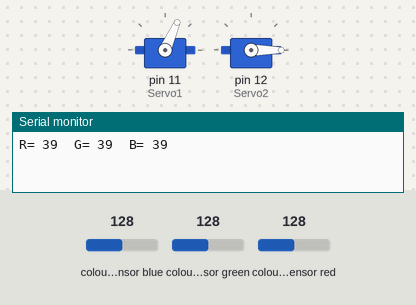
This sketch was run on a simulated Arduino Uno, built with avr-gcc and run on an emulated ATmega328P. Shown: 2 × servo, the last lines printed to the serial monitor. Wiring (inferred from the names in the program): TCS3200 colour sensor: output pin 6; S2 pin 4; S3 pin 5; S0 pin 2; S1 pin 3. The inputs (shaded band) are chosen by the test bench; at power-on: colour sensor blue 128, colour sensor green 128, colour sensor red 128.

Above: at 6.2 s.
6.3 s: colour sensor blue set to 60
At 7.4 s:
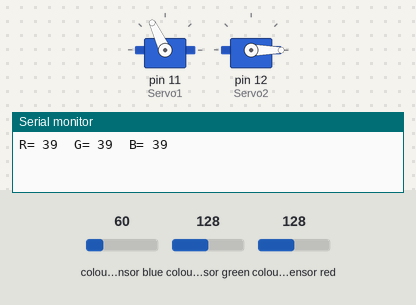
9.3 s: colour sensor blue set to 51
At 12.1 s:
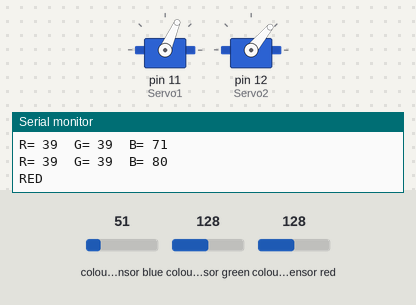
12.3 s: colour sensor green set to 27
15.3 s: colour sensor green set to 21
At 18.1 s:
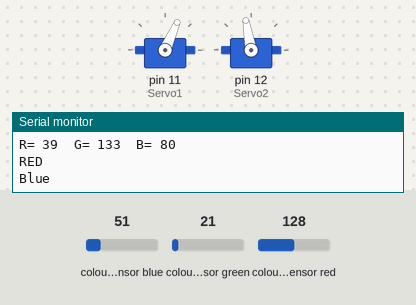
18.3 s: colour sensor green set to 11
21.3 s: colour sensor green set to 8
At 23.5 s:
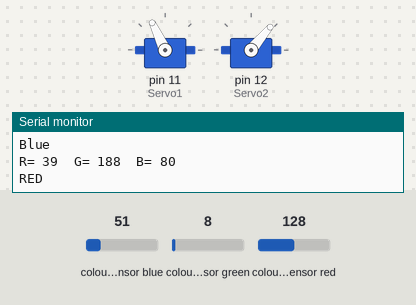
Timing chart, 0 to 25.3 s (numbered marks = the images above; inputs shaded):
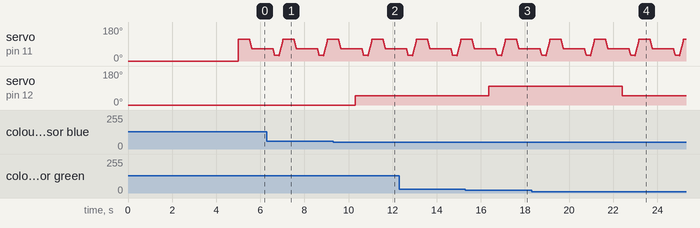

Measured:
- the behaviour switches between 56 and 55 on colour sensor blue (found by bisection; images 1 and 2)
- the behaviour switches between 24 and 23 on colour sensor green (found by bisection; images 2 and 3)
- the behaviour switches between 10 and 9 on colour sensor green (found by bisection; images 3 and 4)
- after the input at 9.3 s, servo on pin 12 (Servo2): 0° → 50° after 1.0 s
- after the input at 15.3 s, servo on pin 12 (Servo2): 50° → 100° after 1.1 s
- after the input at 21.3 s, servo on pin 12 (Servo2): 100° → 50° after 1.1 s

The sketch:

colour_sensor.ino
```cpp
#include <Servo.h>

#define S0 2
#define S1 3
#define S2 4
#define S3 5
#define sOut 6

Servo Servo1;  //top servo
Servo Servo2;   // bottom servo

int frequency = 0;
int color=0;

void setup() {
  pinMode(S0, OUTPUT);
  pinMode(S1, OUTPUT);
  pinMode(S2, OUTPUT);
  pinMode(S3, OUTPUT);
  pinMode(sOut, INPUT);


  digitalWrite(S0, HIGH);
  digitalWrite(S1, LOW);

 Servo1.attach(11);
  Servo2.attach(12);

  Serial.begin(9600);
  Servo2.write(0);   //servo2 at position 0
  Servo1.write(0);
  delay(5000);
}

void loop() {

  Servo1.write(115);
  delay(500);

  for(int i = 115; i > 65; i--) {
    Servo1.write(i);
    delay(2);
  }
  delay(500);

  color = Sensecolor();
  delay(10);

  switch (color) {
    case 1: //RED Color
    Servo2.write(50);
    break;

    case 2:  //Green Color
    Servo2.write(75);
    break;

    case 3:   //Blue Color
    Servo2.write(100);
    break;

    case 4:   //Orange Color
    Servo2.write(125);
    break;

    case 5: //White Color
    Servo2.write(150);
    break;


    case 0:
    break;
  }
  delay(300);

  for(int i = 65; i > 29; i--) {
    Servo1.write(i);
    delay(2);
  }
  delay(200);

  for(int i = 29; i < 115; i++) {
    Servo1.write(i);
    delay(2);
  }
  color=0;
}

// Custom Function - Sensecolor()
int Sensecolor() {
  // Setting red filtered photodiodes to be read
  digitalWrite(S2, LOW);
  digitalWrite(S3, LOW);
  // Reading the output frequency
  frequency = pulseIn(sOut, LOW);
  int R = frequency;
  // Printing the value on the serial monitor
  Serial.print("R= ");//printing name
  Serial.print(frequency);//printing RED color frequency
  Serial.print("  ");
  delay(50);

  // Setting Green filtered photodiodes to be read
  digitalWrite(S2, HIGH);
  digitalWrite(S3, HIGH);
  // Reading the output frequency
  frequency = pulseIn(sOut, LOW);
  int G = frequency;
  // Printing the value on the serial monitor
  Serial.print("G= ");//printing name
  Serial.print(frequency);//printing RED color frequency
  Serial.print("  ");
  delay(50);

  // Setting Blue filtered photodiodes to be read
  digitalWrite(S2, LOW);
  digitalWrite(S3, HIGH);
  // Reading the output frequency
  frequency = pulseIn(sOut, LOW);
  int B = frequency;
  // Printing the value on the serial monitor
  Serial.print("B= ");//printing name
  Serial.print(frequency);//printing RED color frequency
  Serial.println("  ");
  delay(50);

   if(R<48 & R>20 & B<105 & B>75)
   {
    Serial.println("RED");// Red
    color = 1;
  }
  if(R<165 & R>110 & G<103 & G>57)
  {
    Serial.println("Green");
    color = 2; // Green
  }
  if (G<180 & G>125 & B<90 &B>46)
  {
    Serial.println("Blue");
    color = 3; // Blue
  }
  if(R<70 & R>47 & B<195 &B>140)
  {
    Serial.println("Orange");
    color = 4; // Orange
  }

  if(R<35 & R>16 & G<33 & G>17)
  {
    Serial.println("White");
    color = 5; // White
  }
  return color;
}
```
